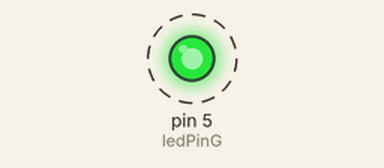
A sketch run on a simulated Arduino Uno, built with avr-gcc and run on an emulated ATmega328P. Shown: output pins drawn as LEDs (lit = HIGH). Dashed ring = blinking.

Above: at 0.1 s.
Timing chart, 0 to 3.0 s (numbered marks = the images above):
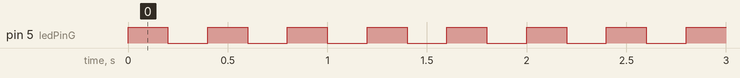

Measured:
- by itself, pin 5 (ledPinG): alternates HIGH for 0.20 s and LOW for 0.20 s

The sketch:

meeting.ino
```cpp
int sensorPin = A0;    // select the input pin for the potentiometer
int ledPinG = 5;
int ledPinB = 6;
int ledPinR = 9;
int sensorValue = 0;  // variable to store the value coming from the sensor
int count = 0;
int sum = 1;

void setup() {
  // declare the ledPin as an OUTPUT:
  pinMode(ledPinG, OUTPUT);
}

void loop() {

  digitalWrite(ledPinG, HIGH);

  delay(200);
  digitalWrite(ledPinG, LOW);
  delay(200);


  // stop the program for for <sensorValue> milliseconds:
}
```
